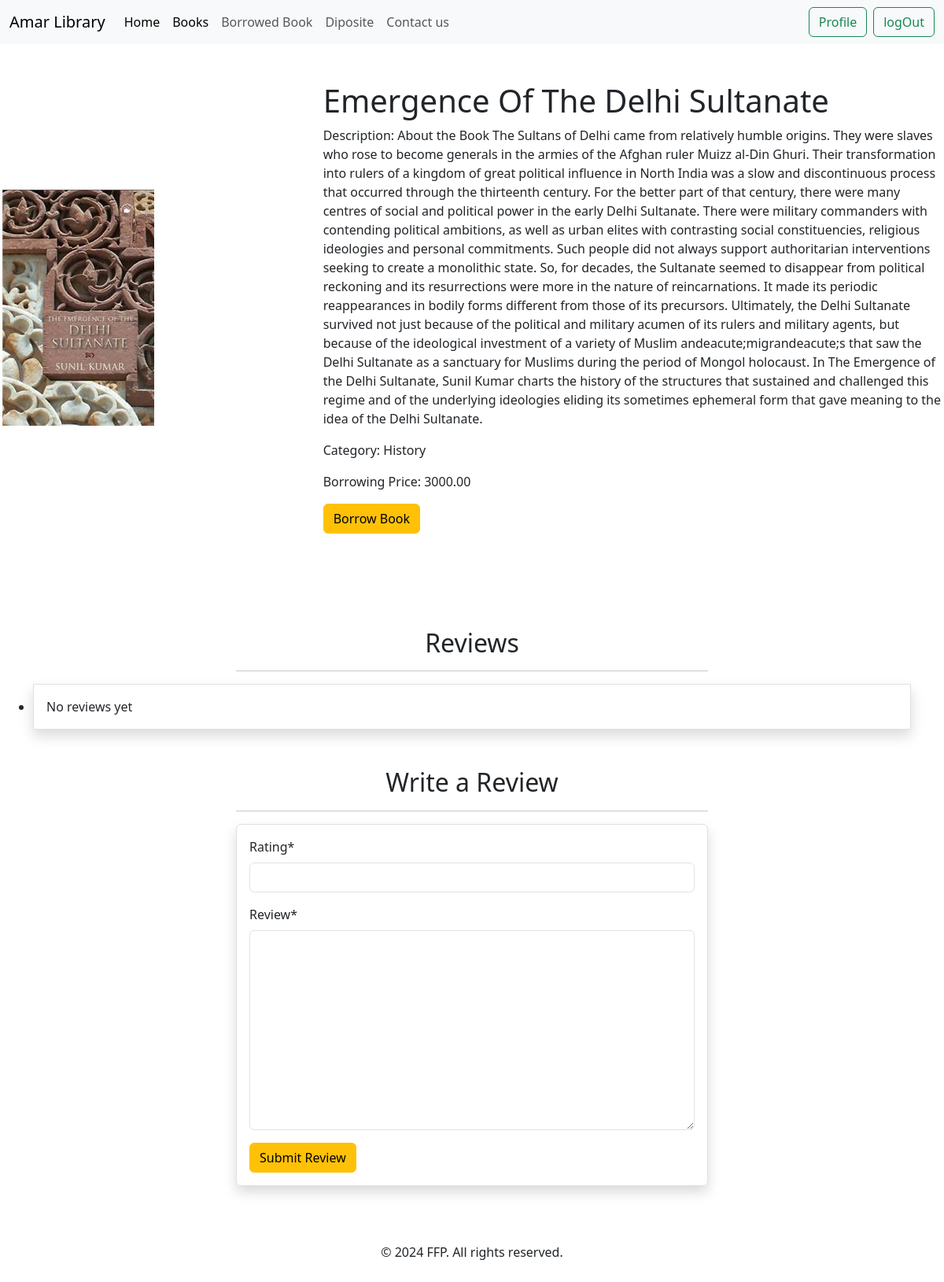
/book/5/ (signed in), run on the app's committed database.
### library/models.py (models this page shows, shortened)
class Book(models.Model):
    title = models.CharField(max_length=100)
    description = models.TextField()
    image = models.ImageField(upload_to='media/')
    price = models.DecimalField(max_digits=10, decimal_places=2)
    category = models.ForeignKey(Category, on_delete=models.CASCADE)

class Category(models.Model):
    name = models.CharField(max_length=50)
    def __str__(self) -> str:
        return self.name

### library/views.py (the view, shortened to what this page needs)
# urls.py: path('book/<int:pk>/', views.BookDetailsView.as_view(), name='book_detail'),
class BookDetailsView(LoginRequiredMixin, DetailView):
    model = Book
    template_name = 'library/book_detail.html'
    context_object_name = 'book'
    def get_context_data(self, **kwargs):
        context = super().get_context_data(**kwargs)
        context['reviews'] = self.object.review_set.all()
        context['form'] = ReviewForm()
        return context

### library/forms.py
class ReviewForm(forms.ModelForm):
    class Meta:
        model = Review
        fields = ['rating', 'review']

### library/templates/library/book_detail.html (shortened to what this page needs)
{% extends 'base.html' %}
{% load crispy_forms_tags %}
{% block body %}
    <div class="d-flex justify-content-around align-items-center mt-5 gap-3">
        <div class="w-50">
            <img src="{{ book.image.url }}" alt="{{ book.title }}" class="img-fluid">
        </div>
        <div class="w-100">
            <h1>{{ book.title }}</h1>
            <p>Description: {{ book.description }}</p>
            <p>Category: {{ book.category }}</p>
            <p>Borrowing Price: {{ book.price }}</p>
            <form method="post" action="{% url "borrow_book" book.pk %}">
                <button class="btn btn-warning" type="submit" >Borrow Book</button>
            </form>
        </div>
    </div>
    <br>
    <br>
    <br>
    <h2 class="text-center mt-5">Reviews</h2>
    <hr class="w-50 mx-auto">
    <ul class="container">
        {% for review in reviews %}
            <li class="border my-2 p-3 shadow rounded">
                <strong>{{ review.user.username }}</strong>
                <p>Rating: {{ review.rating }}</p>
                <p>{{ review.review }}</p>
            </li>
        {% empty %}
            <li class="border my-2 p-3 shadow">No reviews yet</li>
        {% endfor %}
    </ul>
    <h2 class="mt-5 text-center">Write a Review</h2>
    <hr class="w-50 mx-auto mb-3">
    <form class="w-50 mx-auto mt-3 border shadow p-3 rounded" method="post" action="">
        {{ form|crispy }}
        <button class="btn btn-warning" type="submit">Submit Review</button>
    </form>
{% endblock  %}

### data on the page
Book: image (picture), title "Emergence Of The Delhi Sultanate", description "About the Book The Sultans of Delhi came from relatively humble origins. They were slaves who rose to become generals in the armies of the Afghan ruler Muizz al-Din Ghuri. Their transformation into rulers of a kingdom of great political influence in North India was a slow and discontinuous process that occurred through the thirteenth century. For the better part of that century, there were many centres of social and political power in the early Delhi Sultanate. There were military commanders with contending political ambitions, as well as urban elites with contrasting social constituencies, religious ideologies and personal commitments. Such people did not always support authoritarian…", category "History", price "3000.00"
